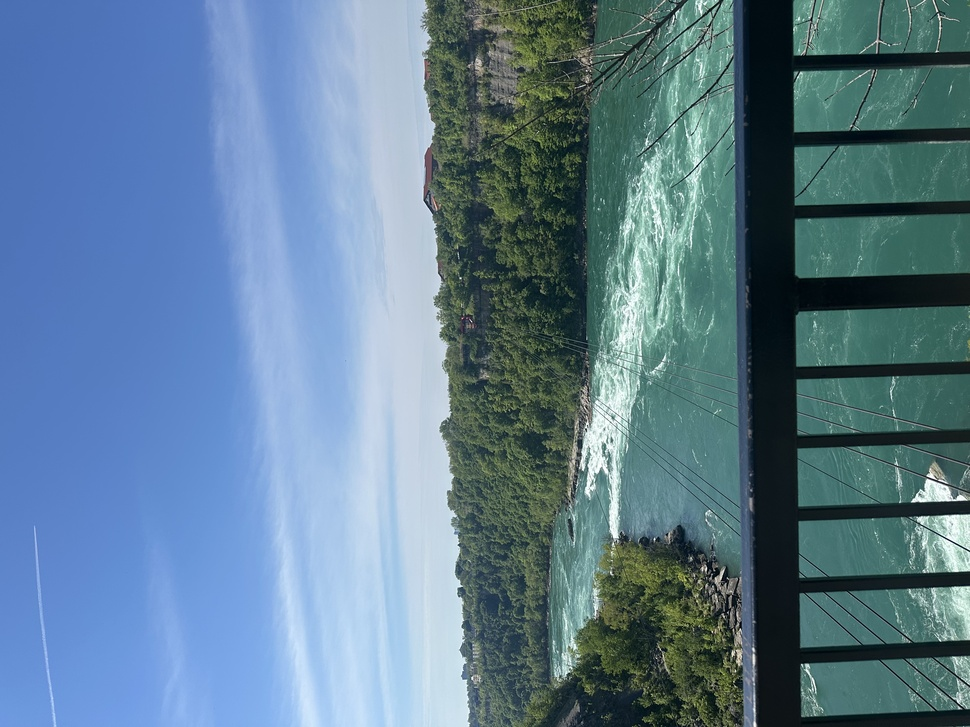
#> input picture images/IMG_4332.jpeg, 970 x 727 px, shrunk from 4032 x 3024 before the run
$ python compress.py ../images/IMG_4332.jpeg out.png 3
#> lines starting #> are read from the running program, lines starting #| are printed output that depends on the picture
import numpy as np
from PIL import Image
import sys

def initialize_centroids(pixels, k):
    """Randomly pick k pixels as starting centroids."""
    indices = np.random.choice(len(pixels), size=k, replace=False)
    return pixels[indices]

def assign_pixels_to_centroids(pixels, centroids):
    """Return index of nearest centroid for each pixel."""
    # Distance: squared Euclidean
    distances = np.sqrt(((pixels - centroids[:, np.newaxis])**2).sum(axis=2))
    return np.argmin(distances, axis=0)

def update_centroids(pixels, labels, k):
    """Recalculate centroids as the mean of assigned pixels."""
    new_centroids = np.zeros((k, 3))
    for i in range(k):
        cluster = pixels[labels == i]
        if len(cluster) == 0:
            new_centroids[i] = pixels[np.random.randint(0, len(pixels))]
        else:
            new_centroids[i] = cluster.mean(axis=0)
    return new_centroids

def kmeans(pixels, k, max_iters=20):
    centroids = initialize_centroids(pixels, k)

    for _ in range(max_iters):
        labels = assign_pixels_to_centroids(pixels, centroids)
        new_centroids = update_centroids(pixels, labels, k)

        if np.allclose(centroids, new_centroids, atol=1e-3):
            break

        centroids = new_centroids

    return centroids, labels

def compress_image(input_path, output_path, k):
#> called with input_path = '../images/IMG_4332.jpeg', output_path = 'out.png', k = 3
    image = Image.open(input_path)
#> image is the input picture: PIL image 970x727 RGB; mean R, G, B 94.4, 124.4, 145.1
    img_arr = np.array(image)

    # Flatten pixels (H×W×3 → (H*W)×3)
    pixels = img_arr.reshape(-1, 3).astype(float)

    # K-Means
    centroids, labels = kmeans(pixels, k)
#> in initialize_centroids, `indices = np.random.choice(len(pixels), size=k, replace=False)`: indices = [692458, 309661, 405367]
#> in kmeans, `centroids = initialize_centroids(pixels, k)`: centroids = [[85, 119, 120], [100, 141, 205], [64, 107, 100]]
#> centroids = [[84.67, 121.8, 144.4], [154, 184.7, 221], [33.56, 49.34, 46.1]]

    # Replace each pixel
    compressed_pixels = centroids[labels].reshape(img_arr.shape).astype(np.uint8)
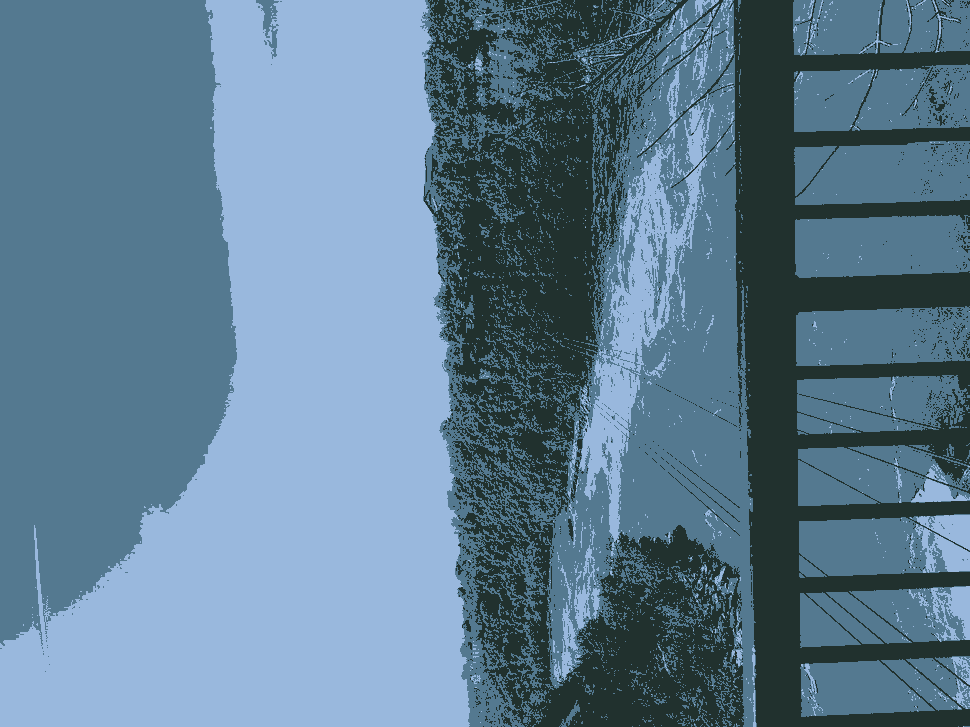
#> compressed_pixels: shape (727, 970, 3); mean R, G, B 93.7, 123.7, 144.9

    compressed_image = Image.fromarray(compressed_pixels)
    compressed_image.save(output_path)

    print(f"Saved compressed image: {output_path}")

if __name__ == "__main__":
    if len(sys.argv) != 4:
        print("Usage: python compress.py input.png output.png K")
        sys.exit(1)

    input_path = sys.argv[1]
    output_path = sys.argv[2]
    k = int(sys.argv[3])

    compress_image(input_path, output_path, k)

$ run again, on images/IMG_4339.jpeg
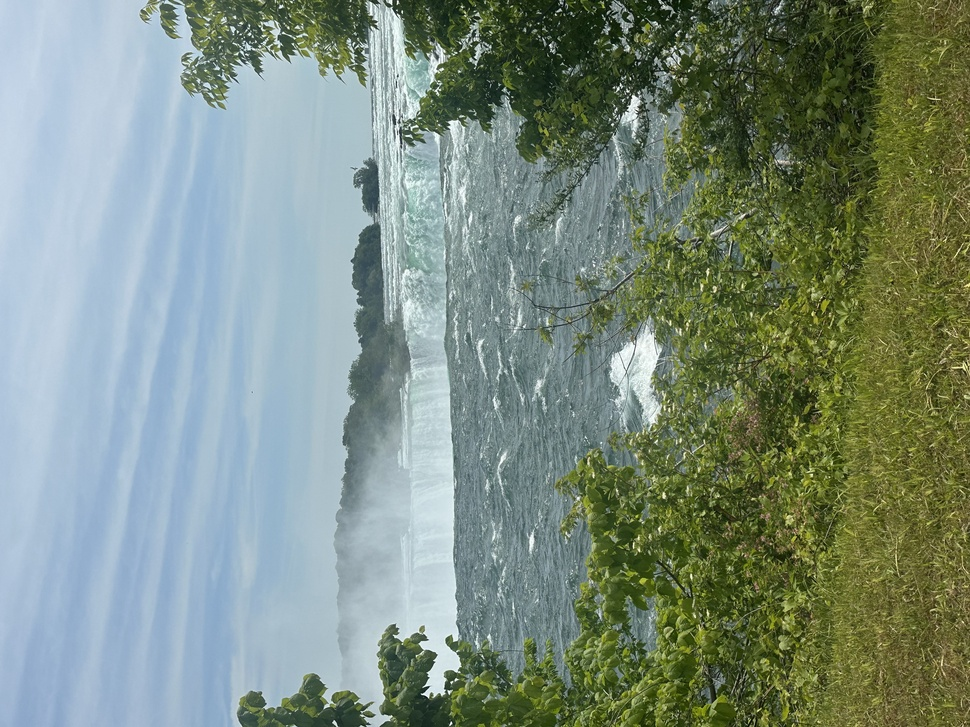
#> input picture images/IMG_4339.jpeg, 970 x 727 px, shrunk from 4032 x 3024 before the run
#> in compress_image, image is the input picture: PIL image 970x727 RGB; mean R, G, B 124.6, 140.7, 127.1
#> indices = [692458, 309661, 405367]
#> in kmeans, `centroids = initialize_centroids(pixels, k)`: centroids = [[105, 103, 46], [174, 197, 211], [147, 151, 90]]
#> in compress_image, `centroids, labels = kmeans(pixels, k)`: centroids = [[66.83, 77.03, 34.97], [171.2, 193.3, 208], [117.1, 130.4, 103.9]]
#> in compress_image, `compressed_pixels = centroids[labels].reshape(img_arr.shape).astype(np..`:
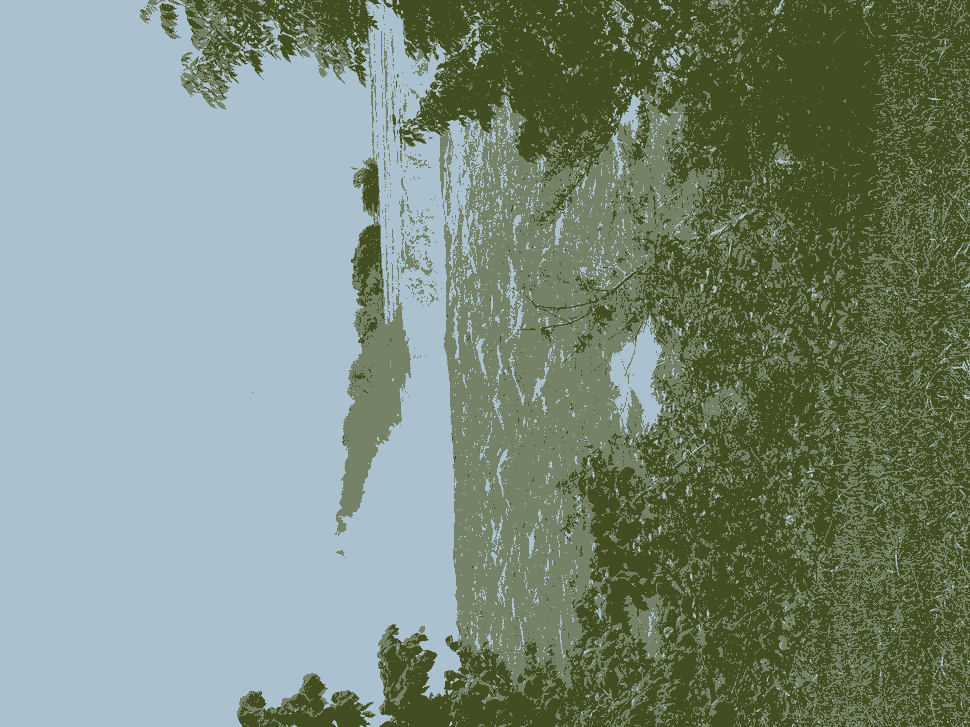
#> compressed_pixels: shape (727, 970, 3); mean R, G, B 124.2, 140.5, 126.2

$ run again, on images/IMG_4340.jpeg
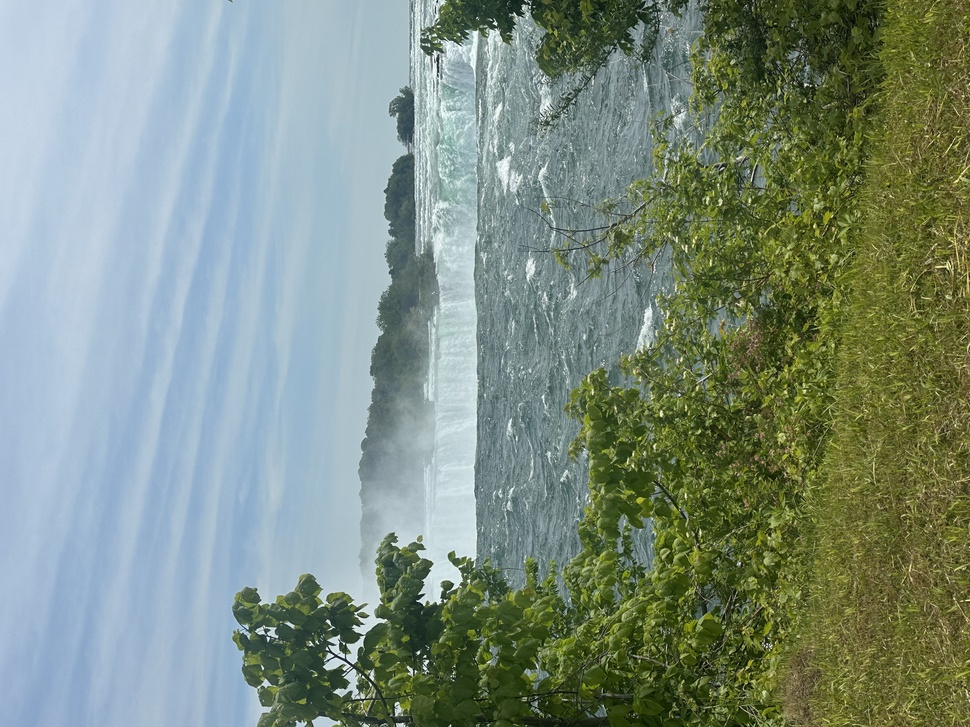
#> input picture images/IMG_4340.jpeg, 970 x 727 px, shrunk from 4032 x 3024 before the run
#> in compress_image, image is the input picture: PIL image 970x727 RGB; mean R, G, B 125.7, 141.8, 128.4
#> indices = [692458, 309661, 405367]
#> in kmeans, `centroids = initialize_centroids(pixels, k)`: centroids = [[107, 109, 44], [154, 181, 210], [83, 82, 26]]
#> in compress_image, `centroids, labels = kmeans(pixels, k)`: centroids = [[118.5, 131.2, 103.7], [169.6, 191.9, 208], [69.24, 79.13, 34.87]]
#> in compress_image, `compressed_pixels = centroids[labels].reshape(img_arr.shape).astype(np..`:
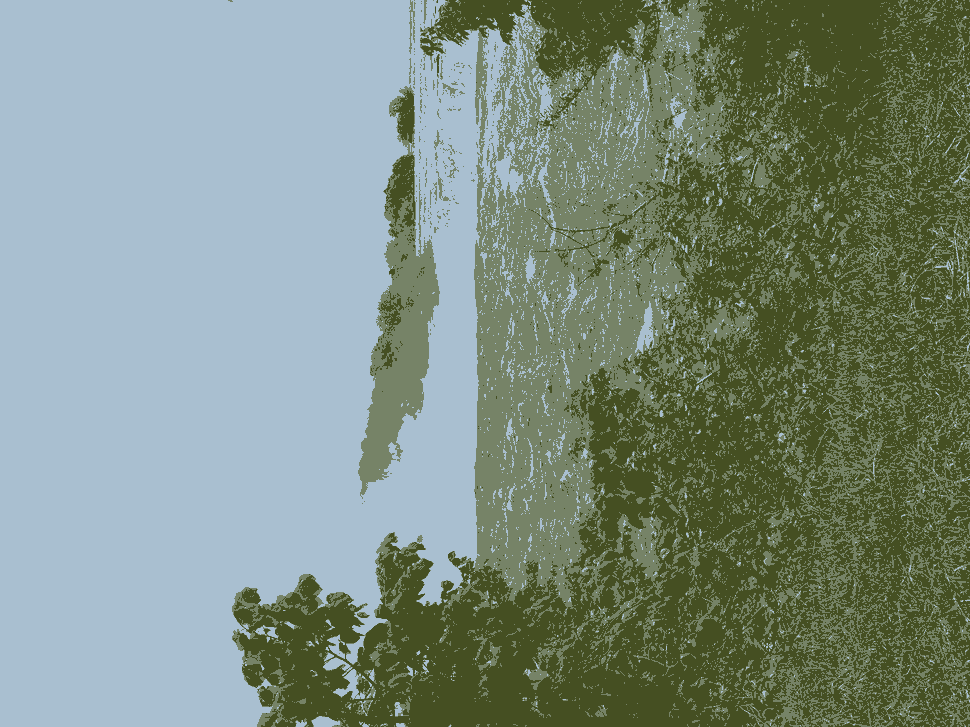
#> compressed_pixels: shape (727, 970, 3); mean R, G, B 125.3, 141.3, 128

$ run again, on images/IMG_4341.jpeg
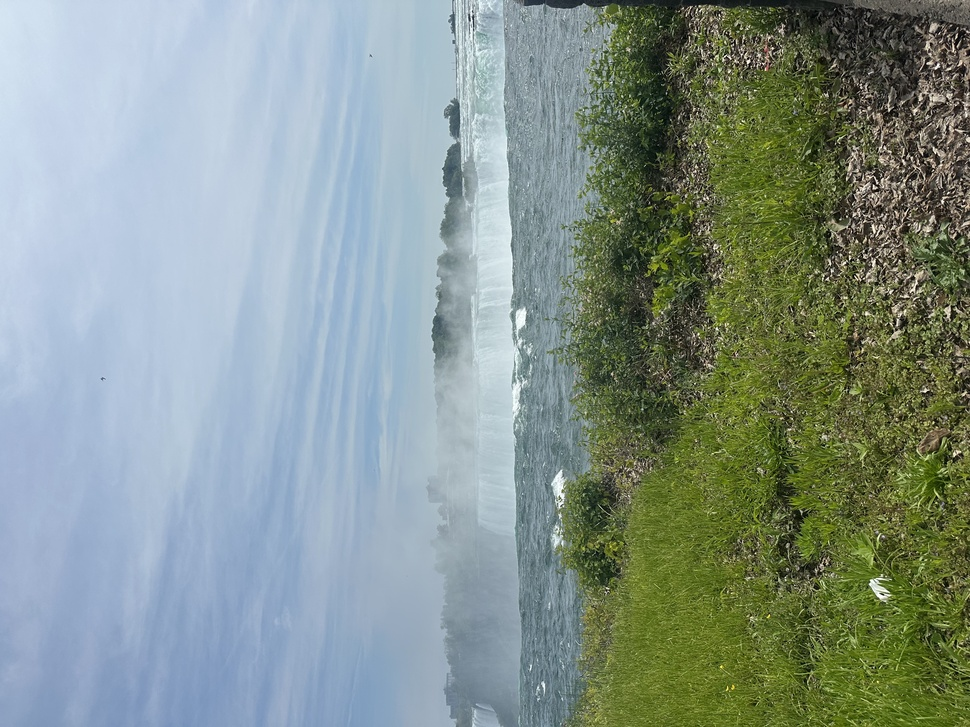
#> input picture images/IMG_4341.jpeg, 970 x 727 px, shrunk from 4032 x 3024 before the run
#> in compress_image, image is the input picture: PIL image 970x727 RGB; mean R, G, B 133, 147.8, 141.3
#> indices = [692458, 309661, 405367]
#> in kmeans, `centroids = initialize_centroids(pixels, k)`: centroids = [[155, 173, 91], [186, 201, 220], [111, 121, 61]]
#> in compress_image, `centroids, labels = kmeans(pixels, k)`: centroids = [[120.7, 132.1, 104], [169.5, 188.5, 207.6], [68.86, 77.54, 34.79]]
#> in compress_image, `compressed_pixels = centroids[labels].reshape(img_arr.shape).astype(np..`:
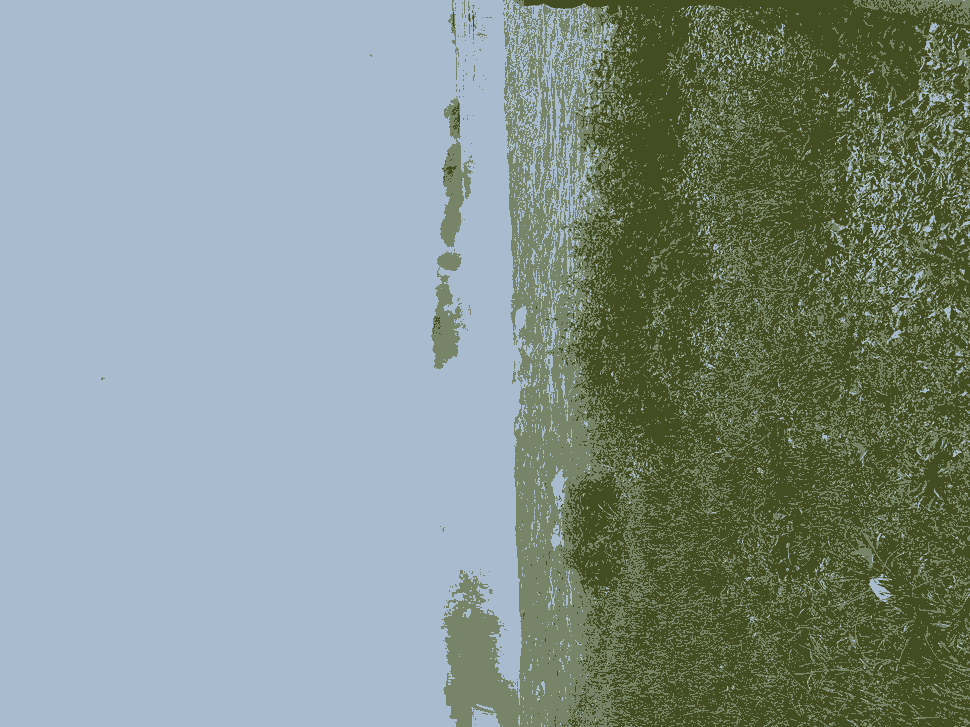
#> compressed_pixels: shape (727, 970, 3); mean R, G, B 132.4, 147.3, 140.7
